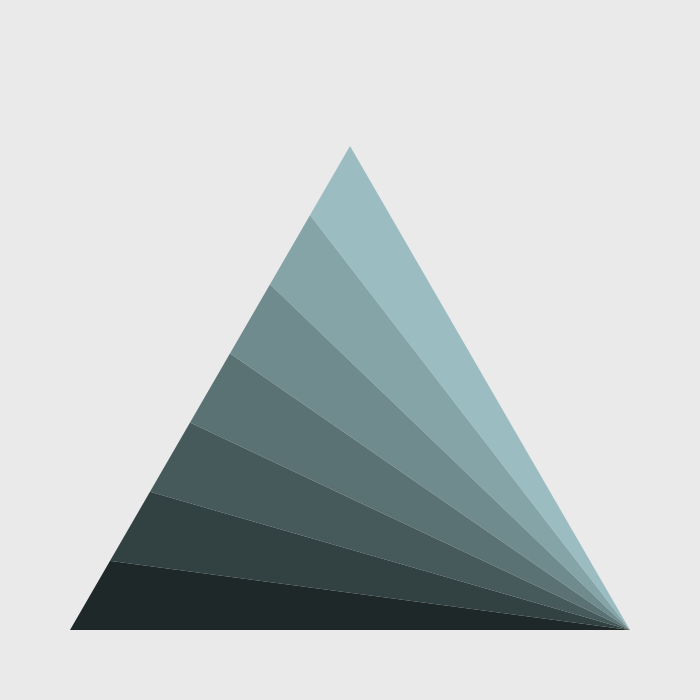
Frame 1 (no input)
Frame 60 (the mouse pressed at the canvas centre just before this capture): identical to frame 1, image omitted
Frame 120 (the mouse held since frame 60 and released just before this capture): identical to frame 1, image omitted

The Processing sketch that drew this single still picture (run headless with seeded random() and noise(); from frame 60 on, the mouse is pressed at the canvas centre):

// Processing sketch: processing_143113
// ── processing_143113.pde

/*----------------------------------
 
 Copyright by Diana Lange 2014
 Don't use without any permission
 
 This sketch is based on:
 #468 Arise 
 http://geometrydaily.tumblr.com/post/53757017292/468-arise-a-new-minimal-geometric-composition
 
 mail: kontakt@diana-lange.de
 web: diana-lange.de
 facebook: https://www.facebook.com/DianaLangeDesign
 flickr: http://www.flickr.com/photos/dianalange/collections/
 tumblr: http://dianalange.tumblr.com/
 twitter: http://twitter.com/DianaOnTheRoad
 --------------------------------------*/

int W;
float H;
float h;
float hChange;
float sChange;
int res = 7;
int margin;

void setup ()
{
  size (700, 700);
  smooth();

  margin = width /10;
  res = 7;

  W = width-2*margin;
  H = (int) sqrt (sq (W) - sq (0.5*W));
  h = 188;
  hChange = 35.0/res;
  sChange = 35.0/res;
  colorMode (HSB, 360,100,100);
}


void draw ()
{
  background (0, 0, 92);


  PVector p1 = new PVector (margin, height-margin);
  PVector p2 = new PVector (width-margin, height-margin);
  PVector p3 = new PVector (margin+W/2.0, height-margin-H);

  float x2, y2, x3, y3;
  float m;

  noStroke();
  
  float htemp = h, s = 20, b = 76;
  

  for (int i = 0; i < res; i++)
  {
    m = map (i, 0, res, 0, 1);
    x2 = lerp (p3.x, p1.x, m);
    y2 = lerp (p3.y, p1.y, m);

    m = map (i+1, 0, res, 0, 1);
    x3 = lerp (p3.x, p1.x, m);
    y3 = lerp (p3.y, p1.y, m);
    
    fill (htemp,s+sChange/res*i,b-70.0 / res *i);

    triangle (p2.x, p2.y, x2, y2, x3, y3);
    
    htemp -= hChange/res;
    if (htemp < 0) htemp+= 360;
    else if (htemp > 360) htemp-= 360;
  }
}


void mouseDragged ()
{
  if (mouseButton == LEFT) res = (int) map (mouseX, 0, width, 3,  30);
  else 
  {
    margin = (int) map (mouseX, 0, width, 0, width/3);
     H = (int) sqrt (sq (W) - sq (0.5*W));
     W = width-2*margin;
  }
}


void keyPressed ()
{
  if (key == 'h') 
  {
    h = random (360);
    hChange = random (-150, 150);
    sChange = random (20, 80);
  }
  if (key == ' ') setup();
}
